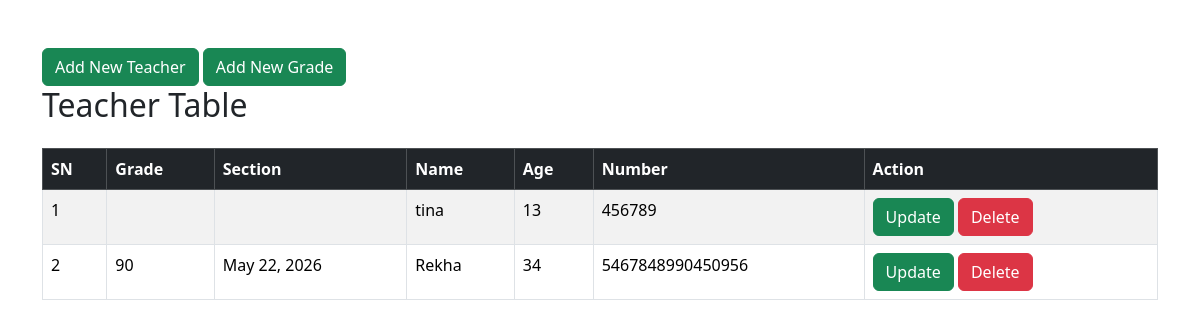
Page /teacher/teacher/ on the committed database.
### teacher/models.py (models this page shows, shortened)
class Teacher(models.Model):
    grade = models.ForeignKey(Grade,on_delete=models.SET_NULL, related_name="grade_teacher",null=True)
    name = models.CharField(max_length=60, help_text="teacher name")
    phone = models.PositiveIntegerField()
    age = models.PositiveIntegerField()
    created_at = models.DateTimeField(auto_now_add=True)
    updated_at = models.DateTimeField(auto_now=True)
    class Meta:
        db_table = "teacher"

class Grade(models.Model):
    name=models.CharField(max_length=20,help_text="enter grade name",verbose_name="Grade name")
    section=models.CharField(max_length=5,default='A')
    created_at=models.DateField(auto_now_add=True)
    updated_at=models.DateField(auto_now=True)
    class Meta:
        db_table="grade"
        unique_together=['name','section']

### teacher/views.py (the view)
# urls.py: path('teacher/',teacher_list, name="teacher"),
def teacher_list(request):
    data = Teacher.objects.all()
    context = {
        "teacher":data
    }
    return render(request, 'teacher/index.html', context)

### teacher/templates/teacher/index.html (shortened to what this page needs)
<!DOCTYPE html>
<html lang="en">
<head>
  <link
    href="https://cdn.jsdelivr.net/npm/bootstrap@5.3.3/dist/css/bootstrap.min.css"
    rel="stylesheet"
  />
</head>
<body>
  <div class="container mt-5">
    <a href = "{% url "tcreate" %}" class="btn btn-success">
        Add New Teacher
    </a>
    <a href="{% url 'gcreate' %}" class="btn btn-success">
        Add New Grade
    </a>
    <h2 class="mb-4">Teacher Table</h2>
    <table class="table table-bordered table-striped table-hover">
      <thead class="table-dark">
        <tr>
          <th>SN</th>
          <th>Grade </th>
          <th>Section </th>
          <th>Name</th>
          <th>Age</th>
          <th>Number</th>
          <th>Action</th>
        </tr>
      </thead>
      <tbody>
        {% for i in teacher %}
        <tr>
          <td>{{forloop.counter}}</td>
          <td>{{i.grade.name}}</td>
          <td>{{i.grade.created_at}}</td>
          <td>{{i.name}}</td>
          <td>{{i.age}}</td>
          <td>{{i.phone}}</td>
          <td>
            <a href = "{% url "tupdate" i.id %}" class="btn btn-success">Update</a>
            <a href = "{% url "tdelete" i.id %}" class="btn btn-danger">Delete</a>
          </td>
        </tr>
        {% endfor %}
      </tbody>
    </table>
  </div>
</body>
</html>

### rows in the picture
Teacher: name "tina", age "13", phone "456789"
Teacher: grade.name "90", grade.created_at "May 22, 2026", name "Rekha", age "34", phone "5467848990450956"
